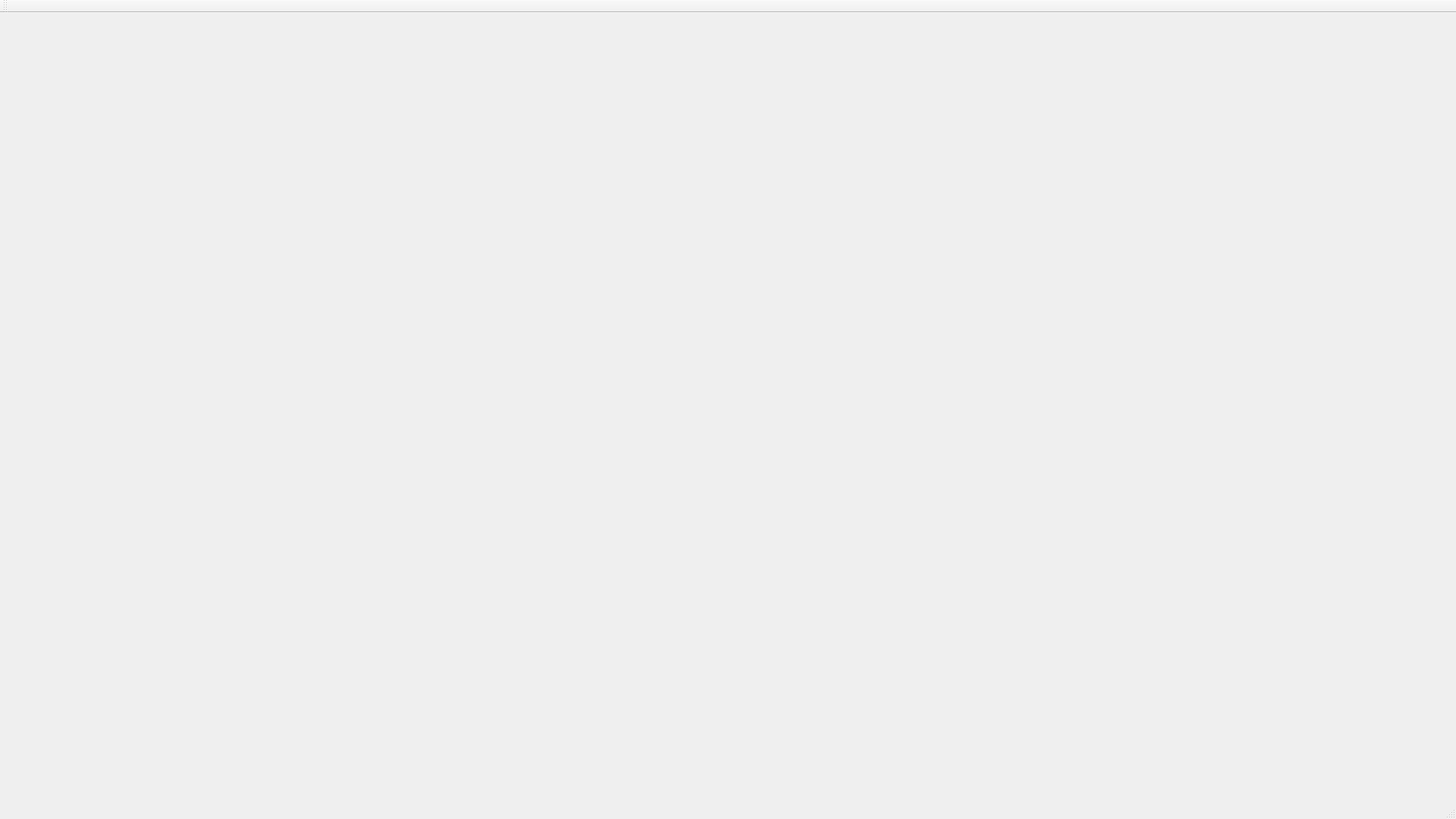
<?xml version="1.0" encoding="UTF-8"?>
<ui version="4.0">
 <class>MainWindowViewClass</class>
 <widget class="QMainWindow" name="MainWindowViewClass">
  <property name="geometry">
   <rect>
    <x>0</x>
    <y>0</y>
    <width>1920</width>
    <height>1080</height>
   </rect>
  </property>
  <property name="windowTitle">
   <string>EventSelectionApp</string>
  </property>
  <widget class="QWidget" name="centralWidget">
   <widget class="QWidget" name="verticalLayoutWidget">
    <property name="geometry">
     <rect>
      <x>0</x>
      <y>170</y>
      <width>1921</width>
      <height>261</height>
     </rect>
    </property>
    <layout class="QVBoxLayout" name="verticalLayout">
     <item>
      <layout class="QHBoxLayout" name="eventBarHLayout"/>
     </item>
    </layout>
   </widget>
  </widget>
  <widget class="QMenuBar" name="menuBar">
   <property name="geometry">
    <rect>
     <x>0</x>
     <y>0</y>
     <width>1920</width>
     <height>29</height>
    </rect>
   </property>
  </widget>
  <widget class="QToolBar" name="mainToolBar">
   <attribute name="toolBarArea">
    <enum>TopToolBarArea</enum>
   </attribute>
   <attribute name="toolBarBreak">
    <bool>false</bool>
   </attribute>
  </widget>
  <widget class="QStatusBar" name="statusBar"/>
 </widget>
 <layoutdefault spacing="6" margin="11"/>
 <resources>
  <include location="MainWindowView.qrc"/>
 </resources>
 <connections/>
</ui>
